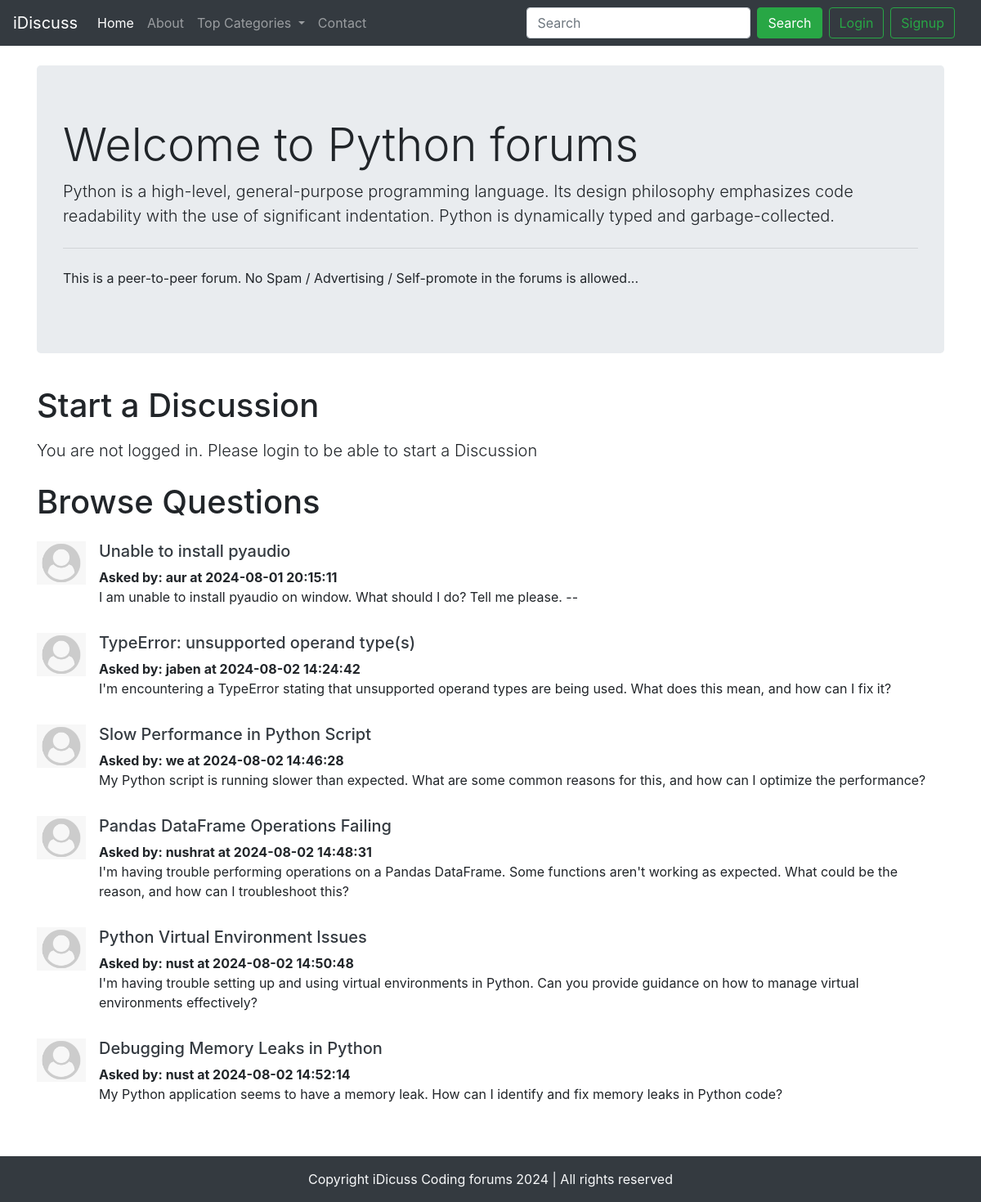
The app's page /threadlist.php?catid=1 with its own data.
### tables this page shows
CREATE TABLE `categories` (
  `category_id` int(8) NOT NULL,
  `category_name` varchar(255) NOT NULL,
  `category_description` varchar(255) NOT NULL,
  `created` datetime NOT NULL DEFAULT current_timestamp()
);

CREATE TABLE `threads` (
  `thread_id` int(7) NOT NULL,
  `thread_title` varchar(255) NOT NULL,
  `thread_desc` text NOT NULL,
  `thread_cat_id` int(7) NOT NULL,
  `thread_user_id` int(7) NOT NULL,
  `timestamp` datetime NOT NULL DEFAULT current_timestamp()
);

CREATE TABLE `users` (
  `sno` int(8) NOT NULL,
  `username` varchar(30) NOT NULL,
  `user_pass` varchar(255) NOT NULL,
  `timestamp` datetime NOT NULL DEFAULT current_timestamp(),
  `user_email` varchar(255) NOT NULL
);

### threadlist.php (the view, shortened to what this page needs)
<!doctype html>
<html lang="en">
<head>
    <link rel="stylesheet" href="https://cdn.jsdelivr.net/npm/bootstrap@4.4.1/dist/css/bootstrap.min.css"
>
</head>
<body>
    <?php include 'partials/_dbconnect.php';?>
    <?php include 'partials/_header.php';?>
    <?php
        $id = $_GET['catid'];
        $sql = "SELECT * FROM `categories` WHERE category_id = '$id'";
        $result = $conn->query($sql);
        while($row = $result->fetch_assoc()){
            $catname = $row['category_name'];
            $catdesc = $row['category_description'];
        }
    ?>
    <div class="container my-4">
        <div class="jumbotron">
            <h1 class="display-4">Welcome to <?php echo $catname;?> forums</h1>
            <p class="lead"><?php echo $catdesc;?></p>
            <hr class="my-4">
            <p>This is a peer-to-peer forum. No Spam / Advertising / Self-promote in the forums is allowed...</p>
        </div>
    </div>
    <?php
        if(isset($_SESSION['loggedin']) && $_SESSION['loggedin']==true){
            echo '<div class="container">
                    <h1 class="py-2">Start a Discussion</h1>
                    <form action="'.$_SERVER['REQUEST_URI'].'" method="post">
                        <div class="form-group">
                            <label for="title">Problem Title</label>
                            <input type="text" class="form-control" id="title" name="title">
                            <small class="form-text text-muted">Keep your title as short as possible</small>
                        </div>
                        <input type="hidden" name="sno" value="'.$_SESSION['sno'].'">
                        <div class="form-group">
                            <label for="desc">Elaborate Your Concern</label>
                            <textarea class="form-control" id="desc" name="desc" rows="3"></textarea>
                        </div>
                        <button type="submit" class="btn btn-success">Submit</button>
                    </form>
                  </div>';
        } else {
            echo '<div class="container">
                    <h1 class="py-2">Start a Discussion</h1>
                    <p class="lead">You are not logged in. Please login to be able to start a Discussion</p>
                  </div>';
        }
    ?>
    <div class="container mb-5" id="ques">
        <h1 class="py-2">Browse Questions</h1>
        <?php
        $sql = "SELECT * FROM `threads` WHERE thread_cat_id='$id'";
        $result = $conn->query($sql);
        while($row = $result->fetch_assoc()){
            $thread_id = $row['thread_id'];
            $title = $row['thread_title'];
            $desc = $row['thread_desc'];
            $thread_time = $row['timestamp'];
            $thread_user_id = $row['thread_user_id'];
            $sql2 = "SELECT username FROM `users` WHERE sno='$thread_user_id'";
            $result2 = $conn->query($sql2);
            $row2 = $result2->fetch_assoc();
            echo '<div class="media my-3">
                    <img src="images/user_default_image.png" width="60px" class="mr-3" alt="...">
                    <div class="media-body">
                        <h5 class="mt-0"><a class="text-dark" href="thread.php?threadid=' . $thread_id. '">'. $title . '</a></h5>
                        <div class="font-weight-bold my-0"> Asked by: '. $row2['username'] . ' at '. $thread_time. '</div>
                        <p class="thread-desc">'. htmlspecialchars($desc, ENT_QUOTES) . '</p>';
            echo '</div>
                </div>';
        }
?>
    </div>
    <?php include 'partials/_footer.php';?>
</body>
</html>

### threadlist.php (style rules this page uses)
#ques { min-height: 433px; }

### records on screen
categories: category_name "Python", category_description "Python is a high-level, general-purpose programming language. Its design philosophy emphasizes code readability with the use of significant indentation. Python is dynamically typed and garbage-collected."
threads: thread_title "Unable to install pyaudio", users.username "aur", timestamp "2024-08-01 20:15:11", thread_desc "I am unable to install pyaudio on window. What should I do? Tell me please. --"
threads: thread_title "TypeError: unsupported operand type(s)", users.username "jaben", timestamp "2024-08-02 14:24:42", thread_desc "I'm encountering a TypeError stating that unsupported operand types are being used. What does this mean, and how can I fix it?"
threads: thread_title "Slow Performance in Python Script", users.username "we", timestamp "2024-08-02 14:46:28", thread_desc "My Python script is running slower than expected. What are some common reasons for this, and how can I optimize the performance?"
threads: thread_title "Pandas DataFrame Operations Failing", users.username "nushrat", timestamp "2024-08-02 14:48:31", thread_desc "I'm having trouble performing operations on a Pandas DataFrame. Some functions aren't working as expected. What could be the reason, and how can I troubleshoot this?"
threads: thread_title "Python Virtual Environment Issues", users.username "nust", timestamp "2024-08-02 14:50:48", thread_desc "I'm having trouble setting up and using virtual environments in Python. Can you provide guidance on how to manage virtual environments effectively?"
threads: thread_title "Debugging Memory Leaks in Python", users.username "nust", timestamp "2024-08-02 14:52:14", thread_desc "My Python application seems to have a memory leak. How can I identify and fix memory leaks in Python code?"
